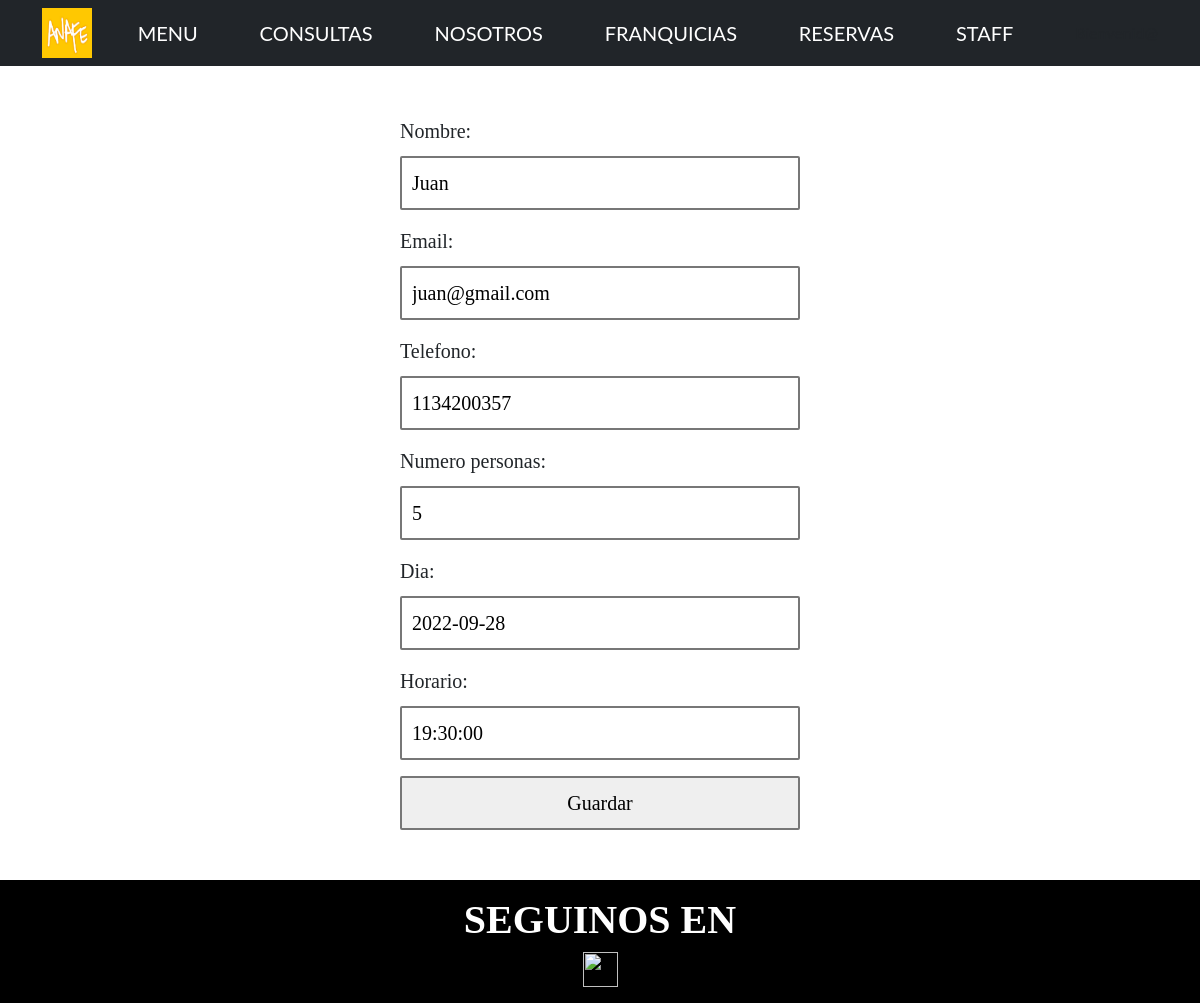
Screenshot of /App_Resto/actualizarReservas/4 with the database file from the repository.
### App_Resto/models.py (models this page shows, shortened)
class Reservas(models.Model):
    nombre = models.CharField(max_length=50)
    email = models.EmailField()
    telefono = models.IntegerField()
    numero_personas= models.IntegerField()
    dia = models.DateField()
    horario = models.TimeField()
    class Meta:
        verbose_name = "Reserva"
        verbose_name_plural = "Reservas"

### App_Resto/views.py (the view)
# urls.py: path('actualizarReservas/<int:pk>', ReservaUpdate.as_view(), name="ActualizarReserva"),
class ReservaUpdate(UpdateView):
    model = Reservas
    template_name = 'reservasUpdate.html'
    fields = ('__all__')
    success_url = '/App_Resto/reservasDueno'

### App_Resto/templates/reservasUpdate.html
{% extends 'padre.html' %}
{% load static %}
{% block bloqueQueCambia %}
    <form method="POST">{% csrf_token %}
        {{form.as_p}}
        <input type="submit" value="Guardar">
    </form>
{% endblock bloqueQueCambia %}

### rows the page displays
Reservas: nombre "Juan", email "juan@gmail.com", telefono "1134200357", numero_personas "5", dia "2022-09-28", horario "19:30:00"
